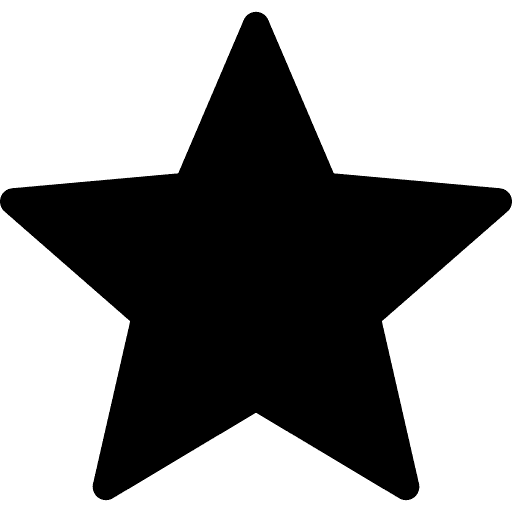
#> input picture template/black-star-icon.png, 512 x 512 px
$ python main.py
#> lines starting #> are read from the running program, lines starting #| are printed output that depends on the picture
### talkers/imagetalker.py
#####################################################################
### This file should maybe probably handle all of the image editing
#####################################################################
from PIL import Image, ImageDraw, ImageFont
import textwrap
import os
import json

### loading this in early i guess
star = Image.open("template/black-star-icon.png")
#> star is the input picture: PIL image 512x512 RGBA; mean R, G, B, A 0, 0, 0, 108.4
star = star.resize((50,50), Image.Resampling.LANCZOS)
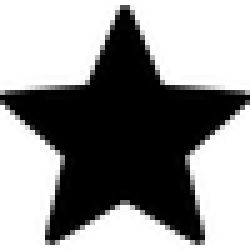
#> star: PIL image 50x50 RGBA (shown 5 times larger); mean R, G, B, A 0, 0, 0, 108.3; transparent parts drawn white

path = ""

def changePath(p):
    global path
    path = p ### comment this back in after tou finish

# [307 lines left out: functions setImage, makeMagic, makeMonster, drawStats, drawEffect, drawType and 9 more, not called in this run]

###########################################################################

# [2 lines that do not run on import are left out]
    # createTemplate()


### border is 25px

### image border is 10px
##  border "starts" at (85, 205)
##  border "ends" at (725, 845)
#   this makes an even 640 x 640 square

### main.py
##################################################
### The main page this will prob not handle much
##################################################
import os, ast, argparse, sys
from talkers import filetalker, webtalker, imagetalker, pdfTalker

# [47 lines left out: functions main, testing, not called in this run]


def testMain():
    print("testing")

if __name__ == "__main__":

    if len(sys.argv) < 3:
        print("Usage: python3 main.py [ydkfile] [bool wether or not you want to save the images]")
#> (the run stopped early here; a loop or call above may not have finished)
